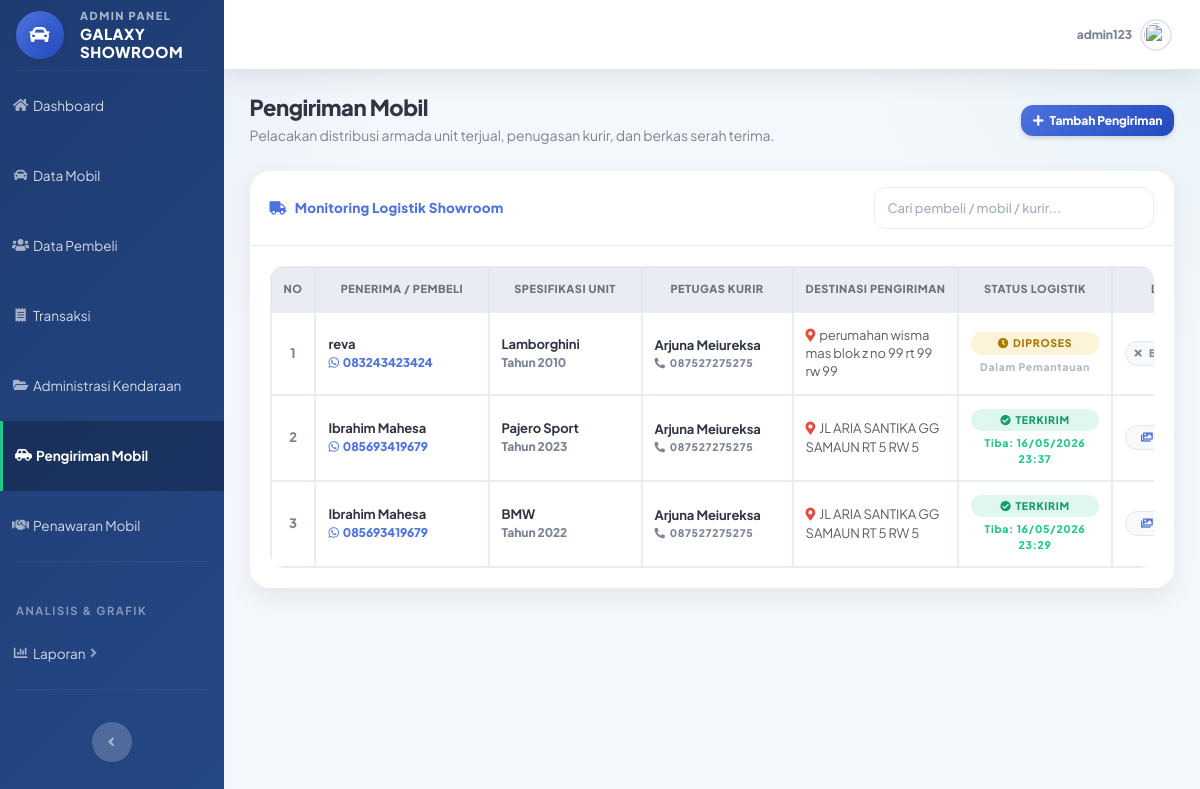
Before: /admin/pengiriman_mobil.php (signed in) with the older database file.
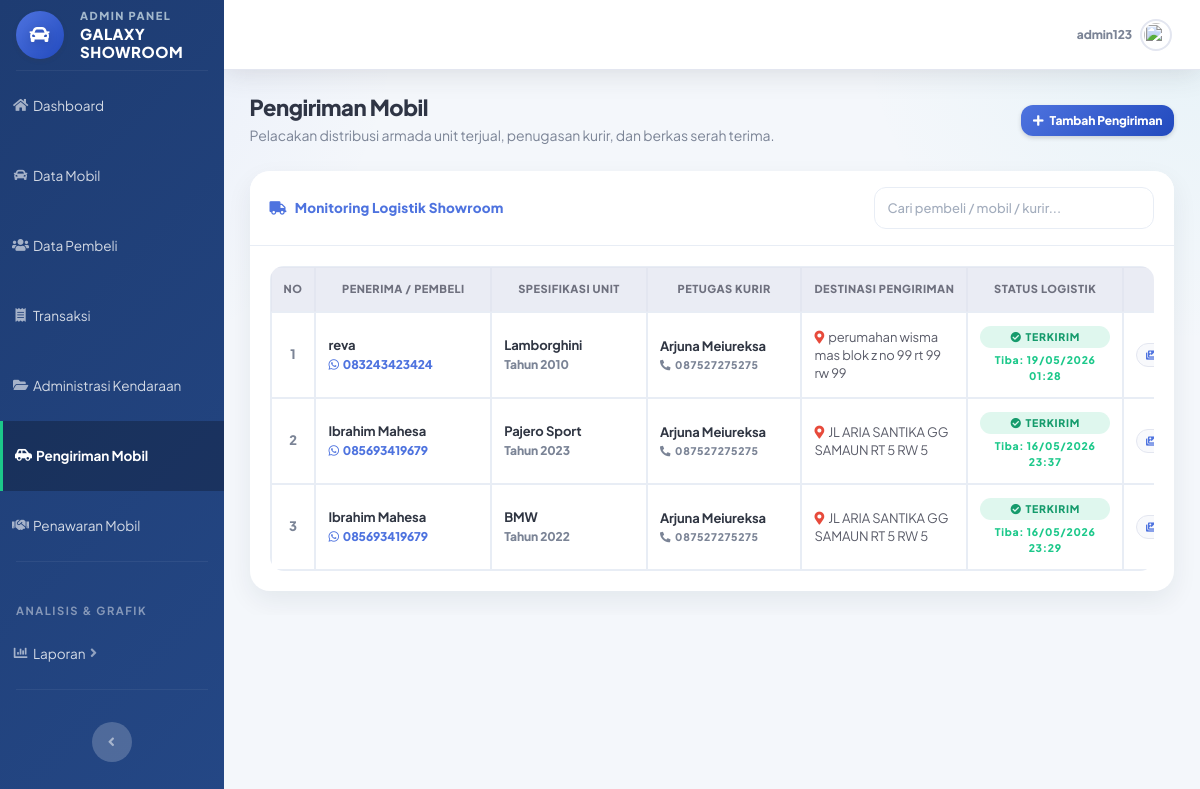
After: the same page with the newer database file.
### tables this page shows
CREATE TABLE `pengiriman` (
  `id_pengiriman` int(11) NOT NULL,
  `id_pemesanan` int(11) DEFAULT NULL,
  `id_kurir` int(11) DEFAULT NULL,
  `alamat_kirim` text DEFAULT NULL,
  `status` enum('diproses','dikirim','selesai','terkirim') DEFAULT 'diproses',
  `bukti_pengiriman` varchar(255) DEFAULT NULL,
  `tanggal_terkirim` datetime DEFAULT NULL
);

CREATE TABLE `pembeli` (
  `id_pembeli` int(11) NOT NULL,
  `id_user` int(11) DEFAULT NULL,
  `nama` varchar(100) DEFAULT NULL,
  `alamat` text DEFAULT NULL,
  `no_hp` varchar(15) DEFAULT NULL,
  `foto` varchar(255) DEFAULT NULL
);

CREATE TABLE `mobil` (
  `id_mobil` int(11) NOT NULL,
  `id_penjual` int(11) DEFAULT NULL,
  `nama_mobil` varchar(100) DEFAULT NULL,
  `harga` decimal(15,2) DEFAULT NULL,
  `stok` int(11) DEFAULT NULL,
  `status` enum('tersedia','dipesan','terjual') DEFAULT NULL,
  `deskripsi` text NOT NULL,
  `tahun` year(4) NOT NULL,
  `foto` varchar(255) NOT NULL
);

CREATE TABLE `kurir` (
  `id_kurir` int(11) NOT NULL,
  `id_user` int(11) DEFAULT NULL,
  `nama` varchar(100) DEFAULT NULL,
  `alamat` text DEFAULT NULL,
  `no_hp` varchar(15) DEFAULT NULL,
  `foto` varchar(255) DEFAULT NULL
);

### admin/pengiriman_mobil.php (the view, shortened to what the changed rows need)
<?php
include "../config/koneksi.php";
mysqli_query($koneksi, "ALTER TABLE pengiriman MODIFY status ENUM('diproses','dikirim','selesai','terkirim') DEFAULT 'diproses'");
mysqli_query($koneksi, "ALTER TABLE pengiriman ADD COLUMN IF NOT EXISTS bukti_pengiriman VARCHAR(255) DEFAULT NULL");
mysqli_query($koneksi, "ALTER TABLE pengiriman ADD COLUMN IF NOT EXISTS tanggal_terkirim DATETIME DEFAULT NULL");
$data = mysqli_query($koneksi, "
    SELECT
        pg.*,
        p.total_harga,
        p.status AS status_pemesanan,
        b.nama AS nama_pembeli,
        b.no_hp AS no_hp_pembeli,
        m.nama_mobil,
        m.tahun,
        k.nama AS nama_kurir,
        k.no_hp AS no_hp_kurir,
        sj.id_suratjalan,
        sj.tanggal_cetak
    FROM pengiriman pg
    JOIN pemesanan p ON pg.id_pemesanan = p.id_pemesanan
    JOIN pembeli b ON p.id_pembeli = b.id_pembeli
    JOIN mobil m ON p.id_mobil = m.id_mobil
    LEFT JOIN kurir k ON pg.id_kurir = k.id_kurir
    LEFT JOIN surat_jalan sj ON pg.id_pengiriman = sj.id_pengiriman
    ORDER BY pg.id_pengiriman DESC
");
?>
<!DOCTYPE html>
<html lang="id">
<head>
    <link href="../assets/vendor/fontawesome-free/css/all.min.css" rel="stylesheet">
    <link href="../assets/css/sb-admin-2.min.css" rel="stylesheet">
    <link href="../assets/css/admin.css" rel="stylesheet">
</head>
<body id="page-top">
<div id="wrapper">
    <div id="content-wrapper" class="d-flex flex-column">
        <div id="content">
            <div class="container-fluid">
                <div class="d-sm-flex align-items-center justify-content-between mb-4">
                    <div>
                        <h1 class="h3 mb-1 text-gray-800 font-weight-bold">Pengiriman Mobil</h1>
                    </div>
                </div>
                <div class="card shadow mb-4">
                    <div class="card-body">
                        <div class="table-responsive">
                            <table class="table table-bordered table-hover" id="tablePengiriman">
                                <thead class="thead-light">
                                    <tr>
                                        <th width="40">No</th>
                                        <th width="180">Penerima / Pembeli</th>
                                        <th width="160">Spesifikasi Unit</th>
                                        <th width="160">Petugas Kurir</th>
                                        <th>Destinasi Pengiriman</th>
                                        <th width="160">Status Logistik</th>
                                        <th width="110">Dokumen</th>
                                    </tr>
                                </thead>
                                <tbody>
                                    <?php if(mysqli_num_rows($data) > 0){ ?>
                                        <?php
                                        $no = 1;
                                        while($row = mysqli_fetch_assoc($data)){
                                            if($row['status'] == 'diproses'){
                                                $badge = 'warning';
                                                $textStatus = 'DIPROSES';
                                                $iconStatus = 'fa-clock';
                                            } elseif($row['status'] == 'dikirim'){
                                                $badge = 'info';
                                                $textStatus = 'DIKIRIM';
                                                $iconStatus = 'fa-truck-moving';
                                            } elseif($row['status'] == 'terkirim' || $row['status'] == 'selesai'){
                                                $badge = 'success';
                                                $textStatus = 'TERKIRIM';
                                                $iconStatus = 'fa-check-circle';
                                            } else {
                                                $badge = 'secondary';
                                                $textStatus = '-';
                                                $iconStatus = 'fa-question-circle';
                                            }
                                        ?>
                                        <tr>
                                            <td class="text-center font-weight-bold text-gray-700"><?= $no++; ?></td>
                                            <td>
                                                <div class="main-text"><?= htmlspecialchars($row['nama_pembeli']); ?></div>
                                                <div class="muted-text font-weight-bold text-primary">
                                                    <i class="fab fa-whatsapp mr-1"></i><?= htmlspecialchars($row['no_hp_pembeli']); ?>
                                                </div>
                                            </td>
                                            <td>
                                                <div class="main-text"><?= htmlspecialchars($row['nama_mobil']); ?></div>
                                                <div class="muted-text font-weight-bold text-gray-700">Tahun <?= htmlspecialchars($row['tahun']); ?></div>
                                            </td>
                                            <td>
                                                <?php if(!empty($row['nama_kurir'])){ ?>
                                                    <div class="main-text"><?= htmlspecialchars($row['nama_kurir']); ?></div>
                                                    <div class="muted-text text-xs text-gray-600">
                                                        <i class="fas fa-phone-alt mr-1"></i><?= htmlspecialchars($row['no_hp_kurir']); ?>
                                                    </div>
                                                <?php } else { ?>
                                                    <span class="badge badge-light text-muted border"><i class="fas fa-user-times mr-1"></i>Belum Ada</span>
                                                <?php } ?>
                                            </td>
                                            <td>
                                                <div class="text-dark font-weight-normal text-left" style="line-height: 1.4;">
                                                    <i class="fas fa-map-marker-alt text-danger mr-1"></i><?= htmlspecialchars($row['alamat_kirim']); ?>
                                                </div>
                                            </td>
                                            <td class="text-center">
                                                <div class="mb-1">
                                                    <span class="badge badge-<?= $badge; ?> btn-block text-xs">
                                                        <i class="fas <?= $iconStatus; ?> mr-1"></i><?= $textStatus; ?>
                                                    </span>
                                                </div>
                                                <?php if(!empty($row['tanggal_terkirim'])){ ?>
                                                    <div class="muted-text text-xs text-success font-weight-bold mt-1">
                                                        Tiba: <?= date('d/m/Y H:i', strtotime($row['tanggal_terkirim'])); ?>
                                                    </div>
                                                <?php } else { ?>
                                                    <div class="muted-text text-xs text-gray-500 mt-1">Dalam Pemantauan</div>
                                                <?php } ?>
                                            </td>
                                            <td class="text-center">
                                                <?php if(!empty($row['bukti_pengiriman'])){ ?>
                                                    <a href="../uploads/<?= htmlspecialchars($row['bukti_pengiriman']); ?>"
                                                       target="_blank"
                                                       class="badge badge-light border text-primary btn-block text-xs py-1.5"
                                                       title="Klik untuk melihat lampiran foto penyerahan">
                                                        <i class="fas fa-images mr-1"></i> Foto Serah
                                                    </a>
                                                <?php } else { ?>
                                                    <span class="badge badge-light border text-muted btn-block text-xs py-1.5">
                                                        <i class="fas fa-times mr-1"></i> Belum Upload
                                                    </span>
                                                <?php } ?>
                                            </td>
                                        </tr>
                                        <?php } ?>
                                    <?php } ?>
                                </tbody>
                            </table>
                        </div>
                    </div>
                </div>
            </div>
        </div>
    </div>
</div>
</body>
</html>

Changed rows visible on the page:
changed pengiriman "perumahan wisma mas blok z no 99 rt 99 rw 99": status "DIPROSES" → "TERKIRIM"; tanggal_terkirim (not shown) → "19/05/2026 01:28"; tanggal_terkirim "Dalam Pemantauan" → "Tiba:"
